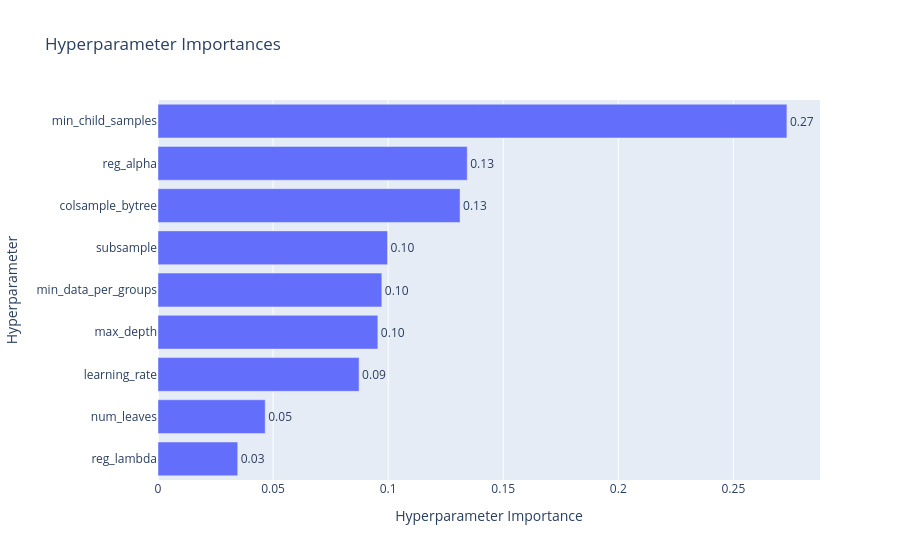

The notebook cell this image was saved under:
### Code cell
optuna.visualization.plot_param_importances(study)

### Figure 1 — Plotly figure (JSON) as saved in the notebook; plotly's stock layout.template omitted (floating-point values rounded to 4 significant figures)
{"data": [{"cliponaxis": false, "hovertemplate": ["reg_lambda (FloatDistribution): 0.03464311537613663<extra></extra>", "num_leaves (IntDistribution): 0.04658953911910205<extra></extra>", "learning_rate (CategoricalDistribution): 0.08737335185756695<extra></extra>", "max_depth (CategoricalDistribution): 0.0955242939198397<extra></extra>", "min_data_per_groups (IntDistribution): 0.09725041061725957<extra></extra>", "subsample (CategoricalDistribution): 0.09974343454135332<extra></extra>", "colsample_bytree (CategoricalDistribution): 0.13124531756748214<extra></extra>", "reg_alpha (FloatDistribution): 0.1343675693579481<extra></extra>", "min_child_samples (IntDistribution): 0.2732629676433117<extra></extra>"], "name": "Objective Value", "orientation": "h", "text": ["0.03", "0.05", "0.09", "0.10", "0.10", "0.10", "0.13", "0.13", "0.27"], "textposition": "outside", "type": "bar", "x": [0.03464, 0.04659, 0.08737, 0.09552, 0.09725, 0.09974, 0.1312, 0.1344, 0.2733], "y": ["reg_lambda", "num_leaves", "learning_rate", "max_depth", "min_data_per_groups", "subsample", "colsample_bytree", "reg_alpha", "min_child_samples"]}], "layout": {"autosize": true, "title": {"text": "Hyperparameter Importances"}, "xaxis": {"autorange": true, "range": [0, 0.2876], "title": {"text": "Hyperparameter Importance"}, "type": "linear"}, "yaxis": {"autorange": true, "range": [-0.5, 8.5], "title": {"text": "Hyperparameter"}, "type": "category"}}}
